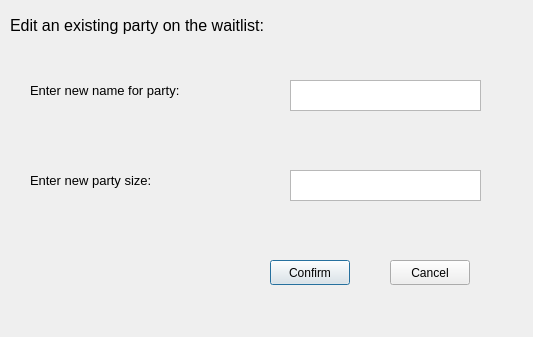
<?xml version="1.0" encoding="UTF-8"?>
<ui version="4.0">
 <class>EditPartyDialog</class>
 <widget class="QDialog" name="EditPartyDialog">
  <property name="geometry">
   <rect>
    <x>0</x>
    <y>0</y>
    <width>533</width>
    <height>337</height>
   </rect>
  </property>
  <property name="windowTitle">
   <string>EditPartyDialog</string>
  </property>
  <widget class="QPushButton" name="confirmButton">
   <property name="geometry">
    <rect>
     <x>270</x>
     <y>260</y>
     <width>80</width>
     <height>25</height>
    </rect>
   </property>
   <property name="text">
    <string>Confirm</string>
   </property>
  </widget>
  <widget class="QPushButton" name="cancelButton">
   <property name="geometry">
    <rect>
     <x>390</x>
     <y>260</y>
     <width>80</width>
     <height>25</height>
    </rect>
   </property>
   <property name="text">
    <string>Cancel</string>
   </property>
  </widget>
  <widget class="QLabel" name="title">
   <property name="geometry">
    <rect>
     <x>10</x>
     <y>10</y>
     <width>341</width>
     <height>31</height>
    </rect>
   </property>
   <property name="font">
    <font>
     <pointsize>12</pointsize>
    </font>
   </property>
   <property name="text">
    <string>Edit an existing party on the waitlist:</string>
   </property>
  </widget>
  <widget class="QLabel" name="prompt_1">
   <property name="geometry">
    <rect>
     <x>30</x>
     <y>80</y>
     <width>201</width>
     <height>21</height>
    </rect>
   </property>
   <property name="font">
    <font>
     <pointsize>10</pointsize>
    </font>
   </property>
   <property name="text">
    <string>Enter new name for party:</string>
   </property>
  </widget>
  <widget class="QLabel" name="prompt_2">
   <property name="geometry">
    <rect>
     <x>30</x>
     <y>170</y>
     <width>161</width>
     <height>21</height>
    </rect>
   </property>
   <property name="font">
    <font>
     <pointsize>10</pointsize>
    </font>
   </property>
   <property name="text">
    <string>Enter new party size:</string>
   </property>
  </widget>
  <widget class="QTextEdit" name="input_1">
   <property name="geometry">
    <rect>
     <x>290</x>
     <y>80</y>
     <width>191</width>
     <height>31</height>
    </rect>
   </property>
  </widget>
  <widget class="QTextEdit" name="input_2">
   <property name="geometry">
    <rect>
     <x>290</x>
     <y>170</y>
     <width>191</width>
     <height>31</height>
    </rect>
   </property>
  </widget>
  <widget class="QLabel" name="warning">
   <property name="geometry">
    <rect>
     <x>10</x>
     <y>290</y>
     <width>511</width>
     <height>31</height>
    </rect>
   </property>
   <property name="font">
    <font>
     <pointsize>9</pointsize>
    </font>
   </property>
   <property name="styleSheet">
    <string notr="true"/>
   </property>
   <property name="text">
    <string/>
   </property>
  </widget>
 </widget>
 <resources/>
 <connections/>
</ui>
